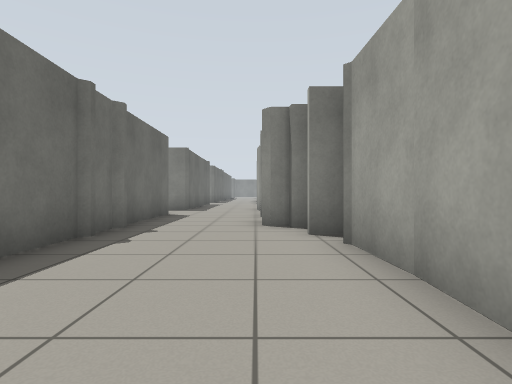
[1] (above)

21 first-person views from a walk through a Gazebo world. The camera is 0.72 m above the floor, looks level and sees 80° across. The floor is counted in squares, 1 m on a side. Each view is taken from the middle of a square. On the plan, view 1 faces up. The plan holds only what a view shows up to about 10 squares ahead; the rest is blank. The place goes on beyond the plan.

[2]
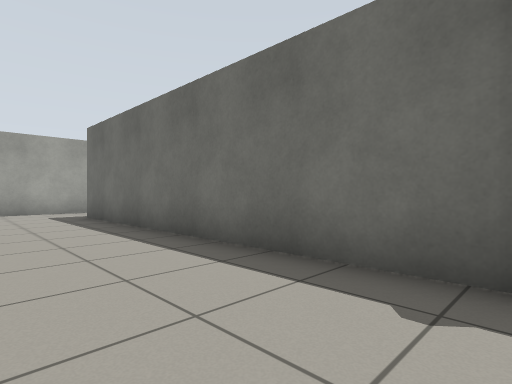

[3]
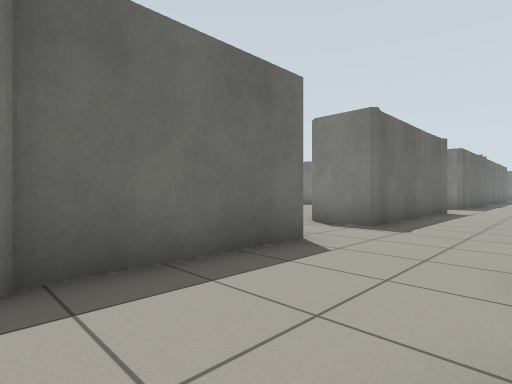

[4]
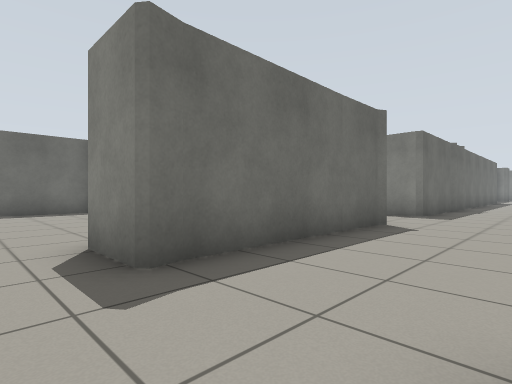

[5]
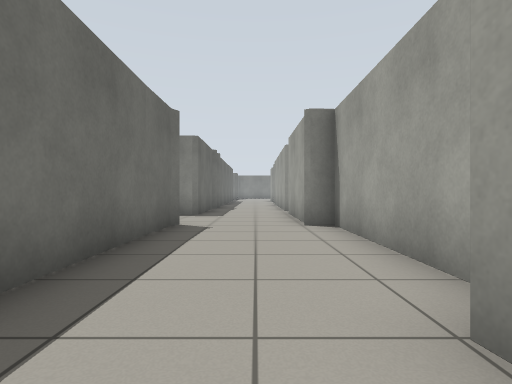

[6]
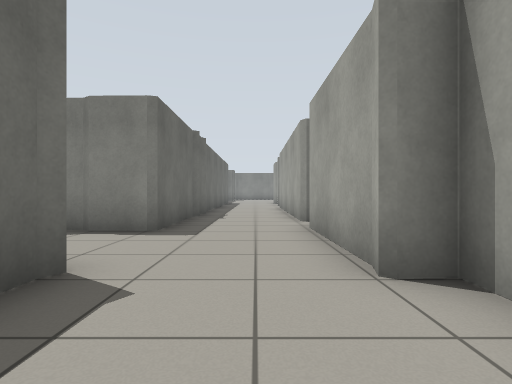

[7]
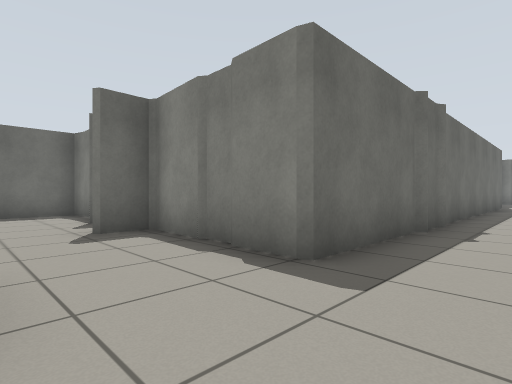

[8]
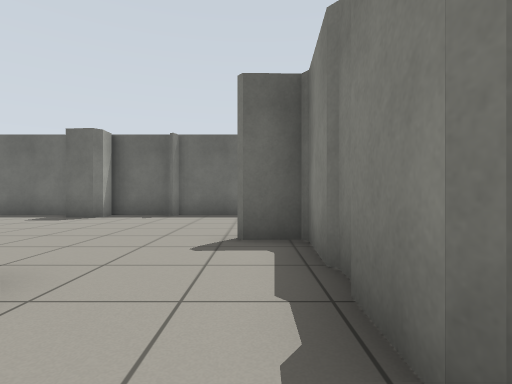

[9]
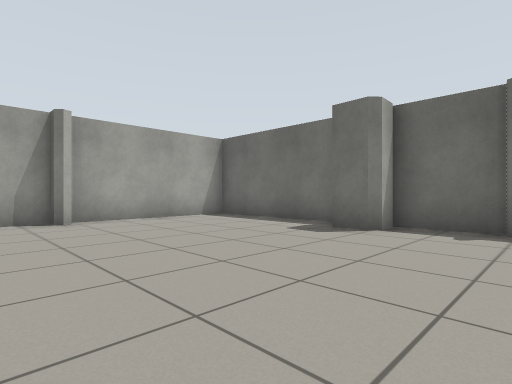

[10]
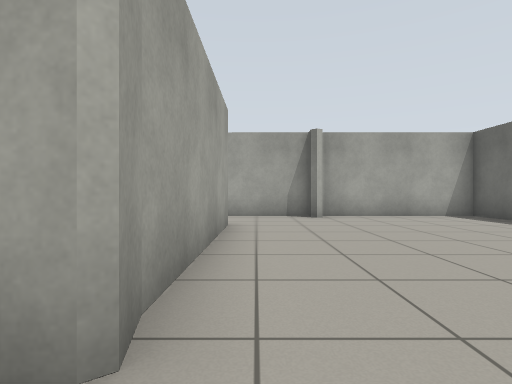

[11]
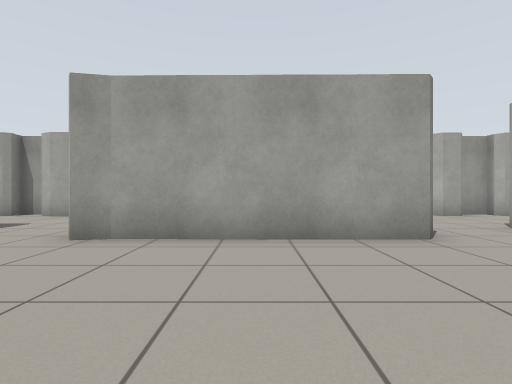

[12]
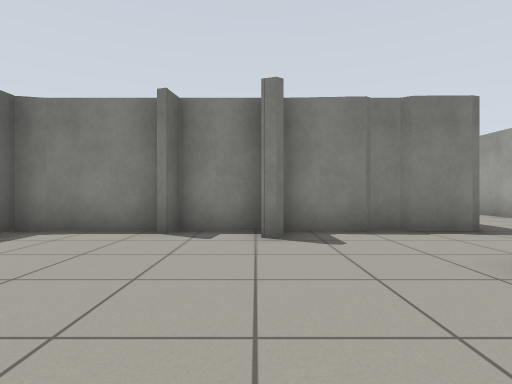

[13]
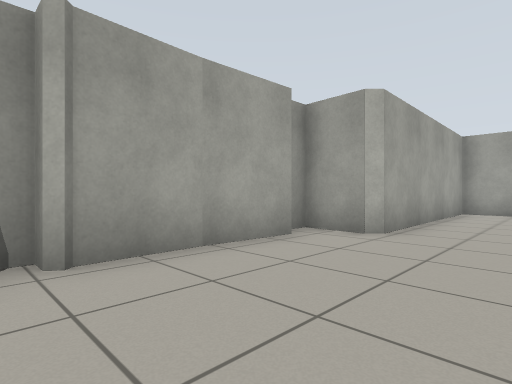

[14]
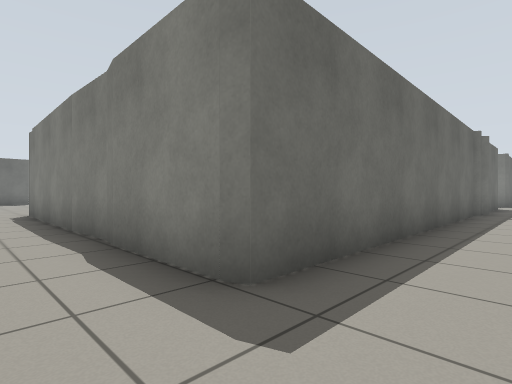

[15]
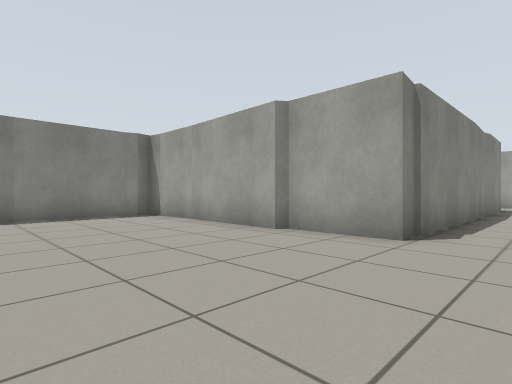

[16]
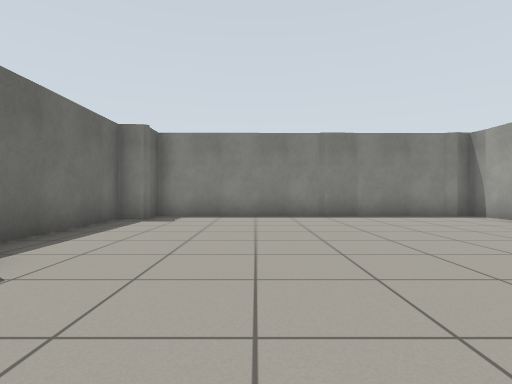

[17]
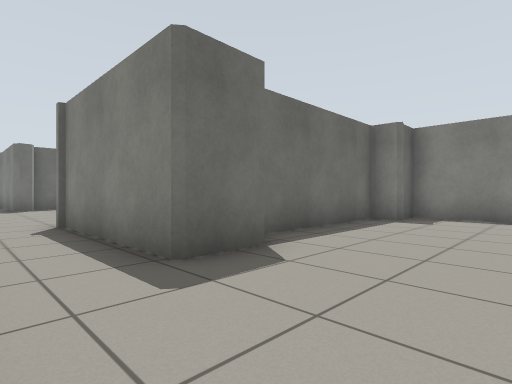

[18]
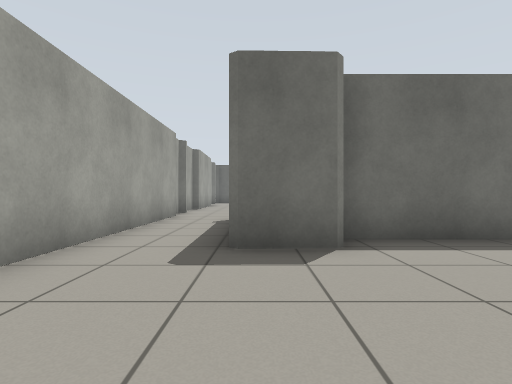

[19]
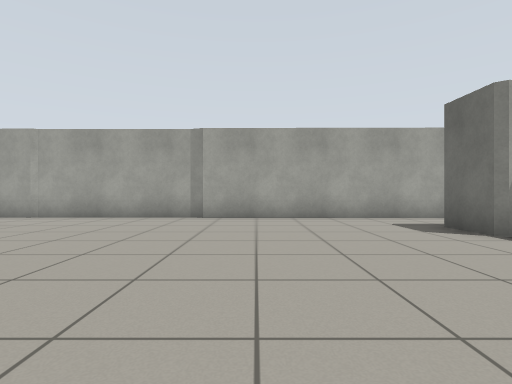

[20]
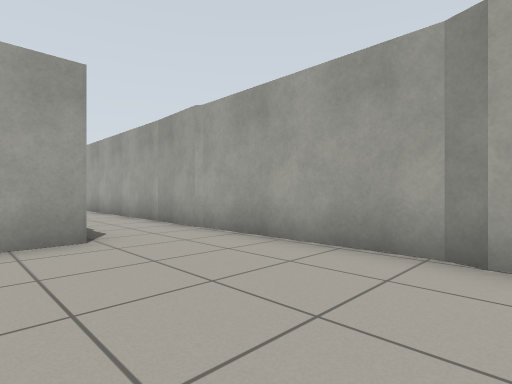

[21]
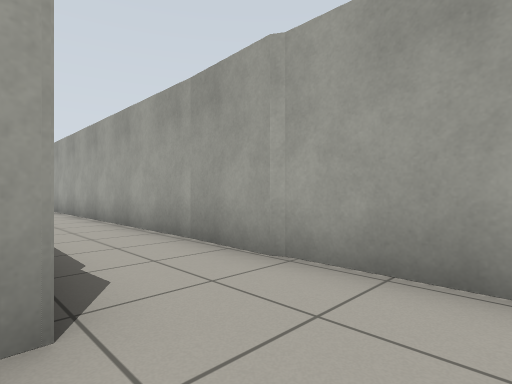

### Floor plan
Ten units are one square. View 1 is at (0, 0); x grows to the right and y downward. Boxes are objects, and circles mark ways between rooms. Rooms are numbered by the first view taken in them; rooms with no view inside come last. Other rooms are left out.
<svg viewBox="-280 -255 302 327">
<path fill="none" stroke="#000" d="M-166 65 -161 67M-124 -26 -125 -32 -130 -31 -134 -32 -220 -32M-219 29 -218 45 -262 45M-52 45 -58 44M-220 -20 -226 -20 -226 28M-27 -5 -27 45 -123 45 -124 -27M-272 66 2 66 2 3 4 1 17 1 17 -4M-28 -127 -27 -122 -44 -122M7 -134 7 -175 0 -175 2 -181M3 -88 3 -95M-45 -99 -28 -99 -27 -5M7 -76 7 -85M8 -64 2 -64M-29 -176 -29 -127M1 -180 1 -212M15 -51 9 -51M7 -218 7 -224 1 -224 0 -250M13 -8 15 -44M-30 -238 -30 -206 -44 -206M-30 -249 -30 -243M-115 -141 -115 -99 -70 -99M-115 -174 -115 -156 -105 -156 -106 -146M-43 -171 -45 -179M-44 -122 -43 -172M-66 -99 -45 -99M-69 -207 -84 -208 -85 -202M-89 -208 -110 -208M-109 -208 -115 -207 -115 -176M-44 -206 -66 -207 -66 -197"/>
<circle cx="-5" cy="-5" r="3" fill="#2a7"/>
<circle cx="-35" cy="-110" r="3" fill="#2a7"/>
<circle cx="-35" cy="-195" r="3" fill="#2a7"/>
<text x="-140" y="30">1</text>
<text x="-10" y="-120">2</text>
<text x="-80" y="-150">3</text>
</svg>
Room 1 opens to room 2. Room 2 opens to room 3.

Where each view was taken, in squares from view 1:
view 1: 0 up, 0 right, facing up
view 2: 5 up, 0 right, facing down-left
view 3: 6 up, 0 right, facing up-left
view 4: 11 up, 0 right, facing up-left
view 5: 11 up, 1 left, facing up
view 6: 15 up, 1 left, facing up
view 7: 18 up, 1 left, facing up-left
view 8: 20 up, 2 left, facing left
view 9: 18 up, 5 left, facing down-left
view 10: 19 up, 5 left, facing down
view 11: 15 up, 9 left, facing right
view 12: 15 up, 7 left, facing up
view 13: 5 up, 2 left, facing down-right
view 14: 6 down, 1 left, facing up-left
view 15: 6 down, 17 left, facing up-right
view 16: 6 down, 19 left, facing up
view 17: 6 down, 19 left, facing up-left
view 18: 4 down, 18 left, facing left
view 19: 2 up, 18 left, facing down
view 20: 3 down, 17 left, facing down-right
view 21: 4 down, 14 left, facing down-right
